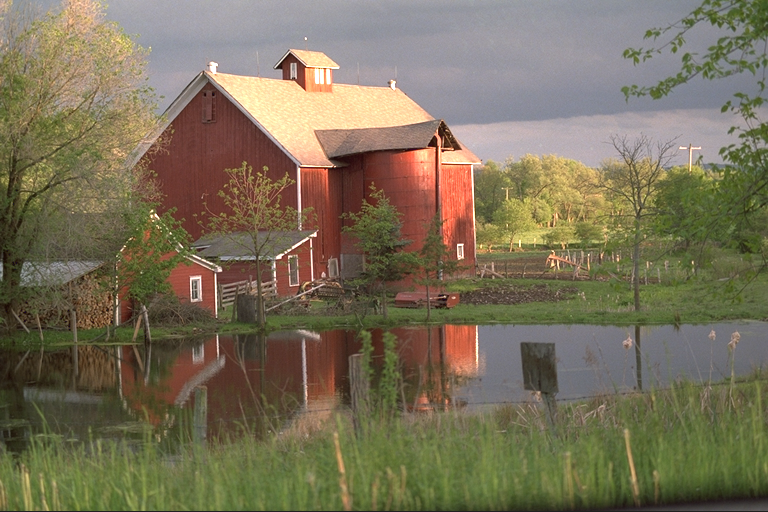
#> input picture Lab4/images/house1_col.png, 768 x 512 px; the run also reads 1 picture not shown here
$ python script.py   (older library calls are emulated)
#> lines starting #> are read from the running program, lines starting #| are printed output that depends on the picture
import matplotlib.pyplot as plt
import numpy as np
import cv2

unchanged_img = cv2.imread("./images/house1_col.png", cv2.IMREAD_UNCHANGED)
#> unchanged_img is the input picture: shape (512, 768, 3); mean B, G, R 88.8, 112.5, 121.8
inoise_img = cv2.imread("./images/house1_col_inoise.png", cv2.IMREAD_UNCHANGED)
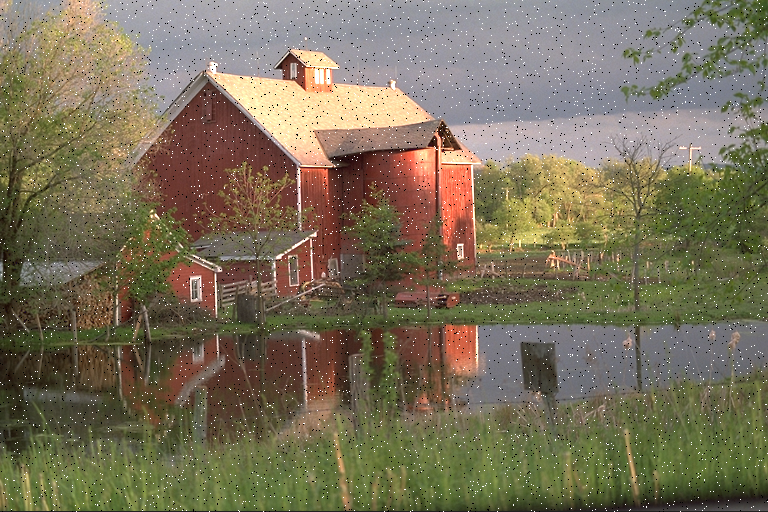
#> input picture Lab4/images/house1_col_inoise.png, 768 x 512 px
#> inoise_img is the input picture: shape (512, 768, 3); mean B, G, R 89.7, 112.8, 122
inoise_img2 = cv2.imread("./images/house1_col_inoise2.png", cv2.IMREAD_UNCHANGED)
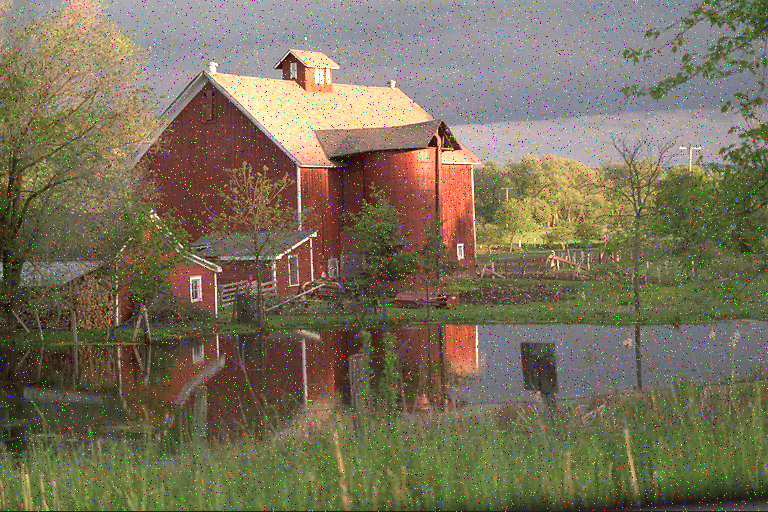
#> input picture Lab4/images/house1_col_inoise2.png, 768 x 512 px
#> inoise_img2 is the input picture: shape (512, 768, 3); mean B, G, R 89.8, 112.9, 122
noise_img  = cv2.imread("./images/house1_col_noise.png", cv2.IMREAD_UNCHANGED)

def save_to_file(name, image): # save a picture to a file
    cv2.imwrite("./"+name, image)

def plt_show_img(image, img_title): # print a picture
    plt.figure()
    plt.title(img_title)
    image = cv2.cvtColor(image, cv2.COLOR_BGR2RGB) # convert order of the channels from BGR to RGB
    plt.imshow(image, cmap="gray", vmin=0, vmax=255)
    plt.xticks([]), plt.yticks([])
    plt.show()

def calcPSNR(image1, image2): # calculate PSNR
    imax = 255.**2
    mse = ((image1.astype(np.float64)-image2)**2).sum()/image1.size
    return 10.0*np.log10(imax/mse)

def draw_histogram(image, img_title): #print the histogram of the provided picture
    histogram = cv2.calcHist([image], [0], None, [256], [0, 256])
    histogram = histogram.flatten()
    plt.figure()
    plt.title(img_title)
    plt.plot(histogram)
    plt.xlim([1, 256])
    plt.ylim([0, 7000])
    plt.show()

def zad_1_gauss(image, title):
    for i in [3, 5, 7]: # do for masks 3x3, 5x5 and 7x7
        print(f'Maska: {i} x {i}')
        gauss_blur = cv2.GaussianBlur(image, (i, i), 0)
        print(calcPSNR(unchanged_img, gauss_blur))
        plt_show_img(gauss_blur, f'{title} gauss_blur {i} x {i}')
        #save_to_file(f'./zad1/{title} gauss_blur {i} x {i}.png', gauss_blur)

def zad_1_median(image, title):
    for i in [3, 5, 7]: # do for masks 3x3, 5x5 and 7x7
        print(f'Maska: {i} x {i}')
        median_blur = cv2.medianBlur(image, i)
        print(calcPSNR(unchanged_img, median_blur))
        plt_show_img(median_blur, f'median_blur {i} x {i}')
        #save_to_file(f'./zad1/{title} median_blur {i} x {i}.png', median_blur)

def zad_2(image):
    image_YCrCb = cv2.cvtColor(image, cv2.COLOR_BGR2YCrCb)
#> image_YCrCb: shape (512, 768, 3); mean of channels 0, 1, 2 112.6, 134.6, 114.6
    image_YCrCb[:, :, 0] = cv2.equalizeHist(image_YCrCb[:, :, 0])
#> image_YCrCb: shape (512, 768, 3); mean of channels 0, 1, 2 128.6, 134.6, 114.6
    image_end = cv2.cvtColor(image_YCrCb, cv2.COLOR_YCrCb2BGR)
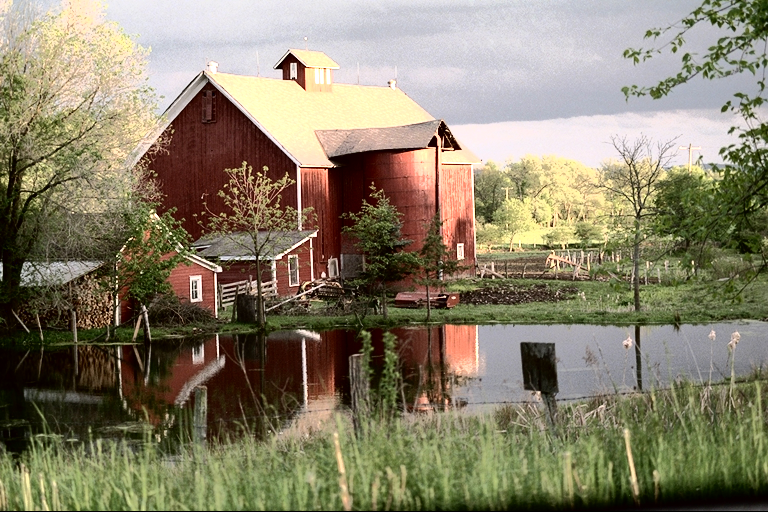
#> image_end: shape (512, 768, 3); mean B, G, R 105.4, 128.5, 136.6
    plt_show_img(image, "Before")
    plt_show_img(image_end, "After")
    draw_histogram(image, "Provided histogram")
#> in draw_histogram, `histogram = cv2.calcHist([image], [0], None, [256], [0, 256])`: histogram = 256 values, max 6253 at index 58, min 0 at index 0, mean 1536
#> in draw_histogram, `plt.show()`:
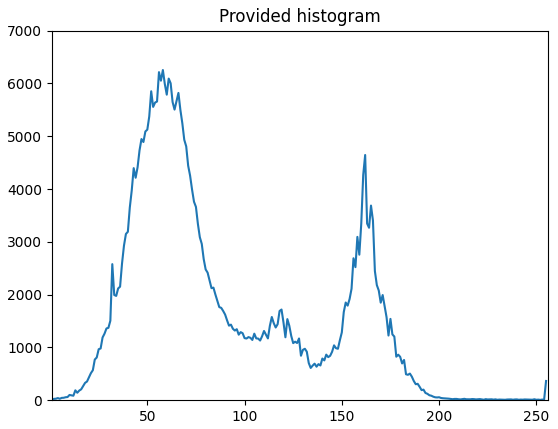
#> figure drawn by matplotlib, 1 panel; curve peaks at x = 58, y = 6253
    draw_histogram(image_end, "Modified histogram")
#> call 2 of draw_histogram, with img_title = 'Modified histogram'
#> in draw_histogram (call 2), `histogram = cv2.calcHist([image], [0], None, [256], [0, 256])`: histogram = 256 values, max 31127 at index 0, min 0 at index 254, mean 1536
#> in draw_histogram (call 2), `plt.show()`:
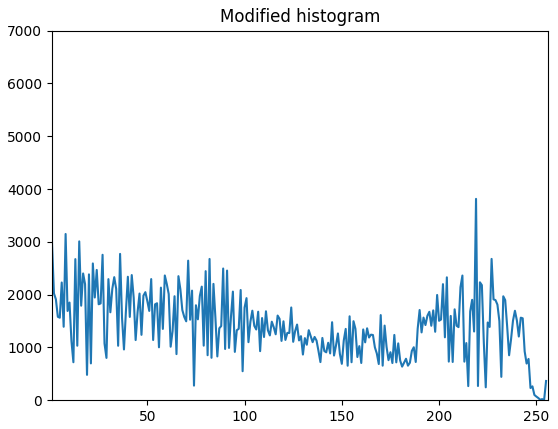
#> figure drawn by matplotlib, 1 panel; curve peaks at x = 0, y = 31127
    #save_to_file("./zad2/norlmal.png", unchanged_img)
    #save_to_file("./zad2/new_hist.png", image_end)

def zad_3(image):
    for x in [-10, -5, -4, -3, -2, -1, 0, 1, 2, 3, 4, 5, 10]:
        gauss_image = cv2.GaussianBlur(image, (3,3), 0)
        laplacian_image = cv2.Laplacian(gauss_image, cv2.CV_64F)
        img = np.asarray(image, np.float64)
        img_out = cv2.addWeighted(img, 1, laplacian_image, x, 0)
        cv2.imwrite(f'./zad3/laplacian-{x}.png', img_out)


# [12 lines of commented-out code are left out]
zad_2(unchanged_img)
#
#zad_3(unchanged_img)
